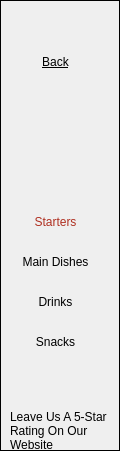
      <widget class="QFrame" name="frame_4">
       <property name="geometry">
        <rect>
         <x>2</x>
         <y>0</y>
         <width>120</width>
         <height>451</height>
        </rect>
       </property>
       <property name="styleSheet">
        <string notr="true">border: 1px solid black;</string>
       </property>
       <property name="frameShape">
        <enum>QFrame::StyledPanel</enum>
       </property>
       <property name="frameShadow">
        <enum>QFrame::Raised</enum>
       </property>
       <widget class="QPushButton" name="pushButton_2">
        <property name="geometry">
         <rect>
          <x>30</x>
          <y>210</y>
          <width>51</width>
          <height>21</height>
         </rect>
        </property>
        <property name="styleSheet">
         <string notr="true">background-color: transparent;
padding-bottom: -3;
border: 0;
font: 12pt &quot;Agency FB&quot;;
color: rgb(175, 47, 32);</string>
        </property>
        <property name="text">
         <string>Starters</string>
        </property>
       </widget>
       <widget class="QPushButton" name="maindiss">
        <property name="geometry">
         <rect>
          <x>20</x>
          <y>250</y>
          <width>71</width>
          <height>21</height>
         </rect>
        </property>
        <property name="styleSheet">
         <string notr="true">background-color: transparent;
padding-bottom: -3;
border: 0;
font: 12pt &quot;Agency FB&quot;;</string>
        </property>
        <property name="text">
         <string>Main Dishes</string>
        </property>
       </widget>
       <widget class="QPushButton" name="drinksbtn">
        <property name="geometry">
         <rect>
          <x>30</x>
          <y>290</y>
          <width>51</width>
          <height>21</height>
         </rect>
        </property>
        <property name="styleSheet">
         <string notr="true">background-color: transparent;
padding-bottom: -3;
border: 0;
font: 12pt &quot;Agency FB&quot;;</string>
        </property>
        <property name="text">
         <string>Drinks</string>
        </property>
       </widget>
       <widget class="QPushButton" name="snacksbtn">
        <property name="geometry">
         <rect>
          <x>30</x>
          <y>330</y>
          <width>51</width>
          <height>21</height>
         </rect>
        </property>
        <property name="styleSheet">
         <string notr="true">background-color: transparent;
padding-bottom: -3;
border: 0;
font: 12pt &quot;Agency FB&quot;;</string>
        </property>
        <property name="text">
         <string>Snacks</string>
        </property>
       </widget>
       <widget class="QLabel" name="label_3">
        <property name="geometry">
         <rect>
          <x>10</x>
          <y>410</y>
          <width>101</width>
          <height>41</height>
         </rect>
        </property>
        <property name="styleSheet">
         <string notr="true">background-color: transparent;
padding-bottom: -3;
border: 0;
font: 11pt &quot;Agency FB&quot;;</string>
        </property>
        <property name="text">
         <string>Leave Us A 5-Star Rating On Our Website</string>
        </property>
        <property name="wordWrap">
         <bool>true</bool>
        </property>
       </widget>
       <widget class="QPushButton" name="back1">
        <property name="geometry">
         <rect>
          <x>30</x>
          <y>50</y>
          <width>51</width>
          <height>21</height>
         </rect>
        </property>
        <property name="styleSheet">
         <string notr="true">background-color: transparent;
padding-bottom: -3;
border: 0;
font: 12pt &quot;Agency FB&quot;;
text-decoration: underline;</string>
        </property>
        <property name="text">
         <string>Back</string>
        </property>
       </widget>
      </widget>
